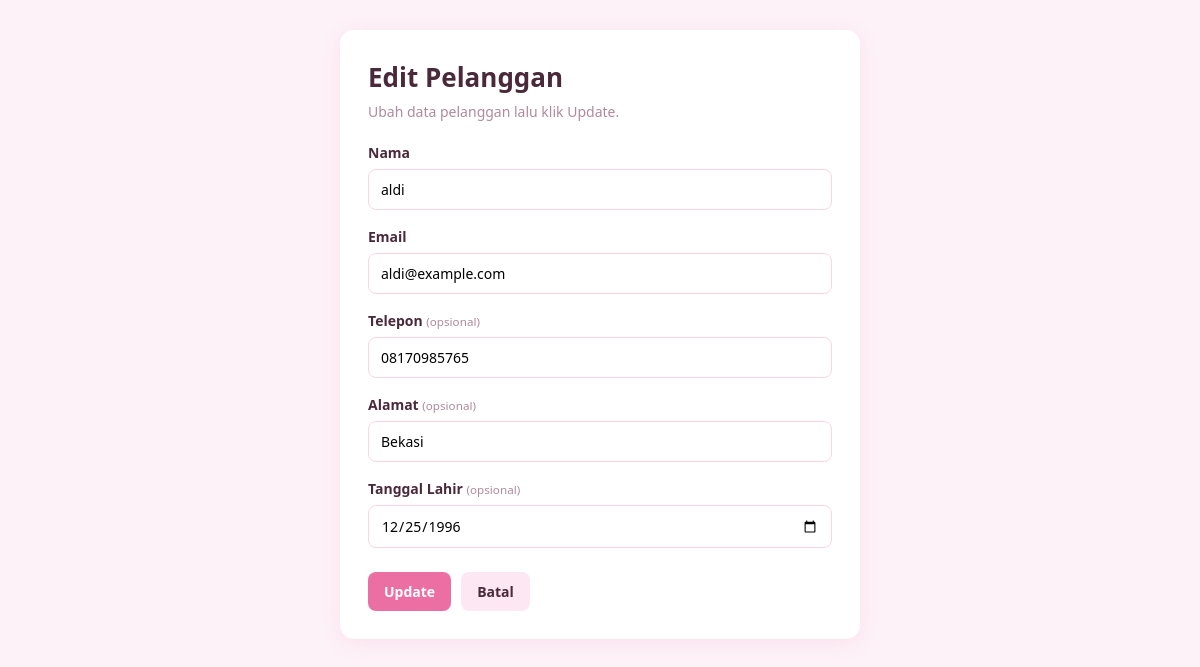
Page /edit.php?id=19 on the committed database.
### tables this page shows
CREATE TABLE `pelanggan` (
  `id` int(10) UNSIGNED NOT NULL,
  `nama` varchar(100) NOT NULL,
  `email` varchar(150) NOT NULL,
  `telepon` varchar(20) DEFAULT NULL,
  `alamat` text DEFAULT NULL,
  `tanggal_lahir` date DEFAULT NULL,
  `created_at` timestamp NULL DEFAULT current_timestamp()
);

### edit.php (the view, shortened to what this page needs)
<?php
require __DIR__ . '/config/database.php';
$id = filter_input(INPUT_GET, 'id', FILTER_VALIDATE_INT);
$stmt = $pdo->prepare(
    'SELECT id, nama, email, telepon, alamat, tanggal_lahir FROM pelanggan WHERE id = :id'
);
$stmt->execute([':id' => $id]);
$pelanggan = $stmt->fetch();
$nama          = $pelanggan['nama'];
$email         = $pelanggan['email'];
$telepon       = $pelanggan['telepon'] ?? '';
$alamat        = $pelanggan['alamat'] ?? '';
$tanggal_lahir = $pelanggan['tanggal_lahir'] ?? '';
?>
<!DOCTYPE html>
<html lang="id">
<head>
    <link rel="stylesheet" href="assets/style.css">
</head>
<body>
<div class="container narrow">
    <div class="card">
        <h1 class="page-title">Edit Pelanggan</h1>
        <p class="page-sub">Ubah data pelanggan lalu klik Update.</p>
        <form method="post">
            <div class="form-group">
                <label for="nama">Nama</label>
                <input type="text" id="nama" name="nama" value="<?= htmlspecialchars($nama) ?>">
            </div>
            <div class="form-group">
                <label for="email">Email</label>
                <input type="text" id="email" name="email" value="<?= htmlspecialchars($email) ?>">
            </div>
            <div class="form-group">
                <label for="telepon">Telepon <small>(opsional)</small></label>
                <input type="text" id="telepon" name="telepon" value="<?= htmlspecialchars($telepon) ?>">
            </div>
            <div class="form-group">
                <label for="alamat">Alamat <small>(opsional)</small></label>
                <input type="text" id="alamat" name="alamat" value="<?= htmlspecialchars($alamat) ?>">
            </div>
            <div class="form-group">
                <label for="tanggal_lahir">Tanggal Lahir <small>(opsional)</small></label>
                <input type="date" id="tanggal_lahir" name="tanggal_lahir" value="<?= htmlspecialchars($tanggal_lahir) ?>">
            </div>
            <div class="form-actions">
                <button class="btn btn-primary" type="submit">Update</button>
                <a class="btn btn-secondary" href="index.php">Batal</a>
            </div>
        </form>
    </div>
</div>
</body>
</html>

### assets/style.css (style rules this page uses)
:root { --bg: #fdf2f8; --card: #ffffff; --text: #4a2a3a; --muted: #b08a9c; --border: #fbd5e5; --primary: #ec6fa3; --primary-dark: #d9558c; --success: #16a34a; --danger: #dc2626; }
* { box-sizing: border-box; }
body { margin: 0; padding: 30px 15px; background: var(--bg); color: var(--text); font-family: "Segoe UI", system-ui, -apple-system, Arial, sans-serif; line-height: 1.5; }
.container { max-width: 1100px; margin: 0 auto; }
.container.narrow { max-width: 520px; }
.card { background: var(--card); border-radius: 14px; box-shadow: 0 4px 20px rgba(236, 111, 163, 0.12); padding: 28px; }
.page-title { margin: 0 0 4px; font-size: 26px; }
.page-sub { margin: 0 0 20px; color: var(--muted); font-size: 14px; }
.btn { display: inline-block; padding: 9px 16px; border: 0; border-radius: 8px; font-size: 14px; font-weight: 600; font-family: inherit; text-decoration: none; cursor: pointer; transition: background 0.15s, transform 0.1s; }
.btn-primary { background: var(--primary); color: #fff; }
.btn-secondary { background: #fce7f3; color: var(--text); }
input[type="text"], input[type="date"] { padding: 10px 12px; border: 1px solid var(--border); border-radius: 8px; font-size: 14px; font-family: inherit; background: #fff; transition: border-color 0.15s, box-shadow 0.15s; }
.form-group { margin-bottom: 16px; }
.form-group label { display: block; margin-bottom: 6px; font-size: 14px; font-weight: 600; }
.form-group label small { font-weight: 400; color: var(--muted); }
.form-group input { width: 100%; }
.form-actions { display: flex; gap: 10px; margin-top: 24px; }

### rows in the picture
pelanggan: nama "aldi", email "aldi@example.com", telepon "08170985765", alamat "Bekasi", tanggal_lahir "12/25/1996"
